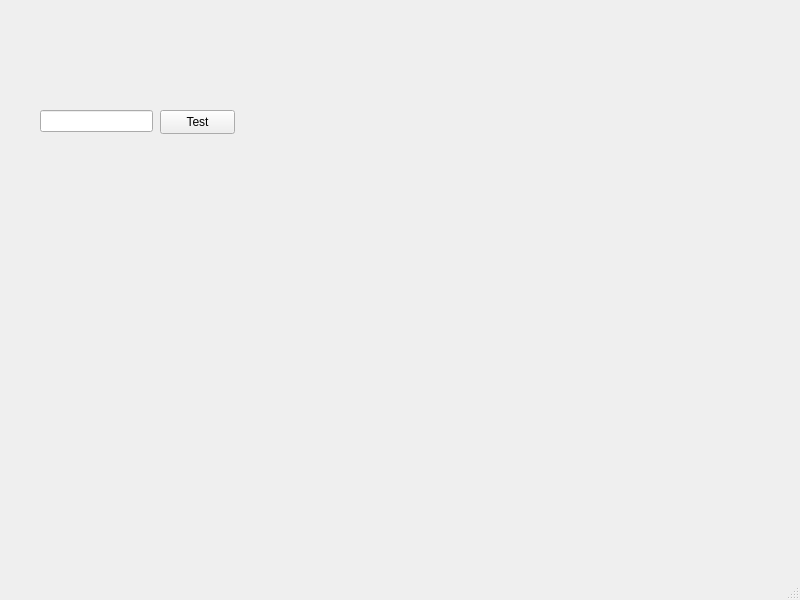
<?xml version="1.0" encoding="UTF-8"?>
<ui version="4.0">
 <class>MainWindow</class>
 <widget class="QMainWindow" name="MainWindow">
  <property name="geometry">
   <rect>
    <x>0</x>
    <y>0</y>
    <width>800</width>
    <height>600</height>
   </rect>
  </property>
  <property name="windowTitle">
   <string>MainWindow</string>
  </property>
  <widget class="QWidget" name="centralwidget">
   <widget class="QLineEdit" name="text_input">
    <property name="geometry">
     <rect>
      <x>40</x>
      <y>110</y>
      <width>113</width>
      <height>22</height>
     </rect>
    </property>
    <property name="text">
     <string/>
    </property>
   </widget>
   <widget class="QPushButton" name="pushButton">
    <property name="geometry">
     <rect>
      <x>160</x>
      <y>110</y>
      <width>75</width>
      <height>24</height>
     </rect>
    </property>
    <property name="text">
     <string>Test</string>
    </property>
   </widget>
  </widget>
  <widget class="QMenuBar" name="menubar">
   <property name="geometry">
    <rect>
     <x>0</x>
     <y>0</y>
     <width>800</width>
     <height>22</height>
    </rect>
   </property>
  </widget>
  <widget class="QStatusBar" name="statusbar"/>
 </widget>
 <resources/>
 <connections/>
</ui>
